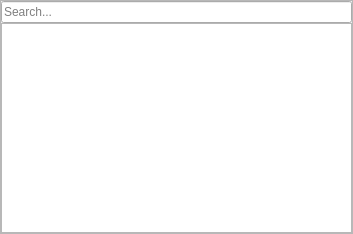
<?xml version="1.0" encoding="UTF-8"?>
<ui version="4.0">
 <class>Form</class>
 <widget class="QWidget" name="Form">
  <property name="geometry">
   <rect>
    <x>0</x>
    <y>0</y>
    <width>353</width>
    <height>234</height>
   </rect>
  </property>
  <property name="windowTitle">
   <string>Form</string>
  </property>
  <layout class="QVBoxLayout" name="verticalLayout">
   <property name="spacing">
    <number>0</number>
   </property>
   <property name="leftMargin">
    <number>0</number>
   </property>
   <property name="topMargin">
    <number>0</number>
   </property>
   <property name="rightMargin">
    <number>0</number>
   </property>
   <property name="bottomMargin">
    <number>0</number>
   </property>
   <item>
    <layout class="QHBoxLayout" name="horizontalLayout_2">
     <item>
      <widget class="QFrame" name="frame">
       <property name="frameShape">
        <enum>QFrame::StyledPanel</enum>
       </property>
       <property name="frameShadow">
        <enum>QFrame::Raised</enum>
       </property>
       <layout class="QVBoxLayout" name="verticalLayout_2">
        <property name="spacing">
         <number>0</number>
        </property>
        <property name="leftMargin">
         <number>0</number>
        </property>
        <property name="topMargin">
         <number>0</number>
        </property>
        <property name="rightMargin">
         <number>0</number>
        </property>
        <property name="bottomMargin">
         <number>0</number>
        </property>
        <item>
         <layout class="QHBoxLayout" name="horizontalLayout">
          <item>
           <widget class="QLineEdit" name="lineEdit">
            <property name="placeholderText">
             <string>Search...</string>
            </property>
            <property name="clearButtonEnabled">
             <bool>true</bool>
            </property>
           </widget>
          </item>
         </layout>
        </item>
        <item>
         <widget class="QListWidget" name="listWidget">
          <property name="horizontalScrollBarPolicy">
           <enum>Qt::ScrollBarAlwaysOff</enum>
          </property>
         </widget>
        </item>
       </layout>
      </widget>
     </item>
    </layout>
   </item>
  </layout>
 </widget>
 <resources/>
 <connections/>
</ui>
